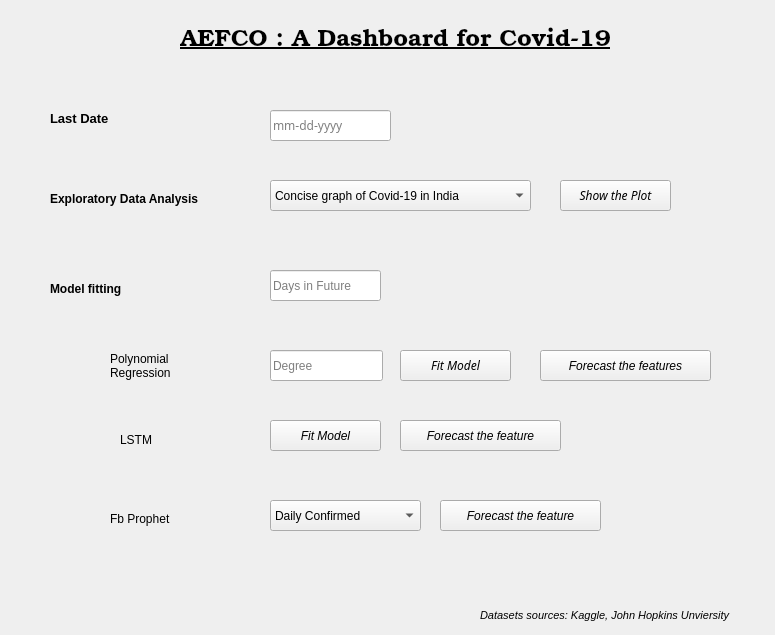
<?xml version="1.0" encoding="UTF-8"?>
<ui version="4.0">
 <class>MainWindow</class>
 <widget class="QMainWindow" name="MainWindow">
  <property name="geometry">
   <rect>
    <x>0</x>
    <y>0</y>
    <width>775</width>
    <height>635</height>
   </rect>
  </property>
  <property name="windowTitle">
   <string>Dashboard</string>
  </property>
  <property name="windowIcon">
   <iconset>
    <normaloff>../../icon.png</normaloff>../../icon.png</iconset>
  </property>
  <widget class="QWidget" name="centralwidget">
   <widget class="QLabel" name="label">
    <property name="geometry">
     <rect>
      <x>50</x>
      <y>190</y>
      <width>191</width>
      <height>17</height>
     </rect>
    </property>
    <property name="font">
     <font>
      <weight>75</weight>
      <bold>true</bold>
     </font>
    </property>
    <property name="text">
     <string>Exploratory Data Analysis</string>
    </property>
   </widget>
   <widget class="QLabel" name="label_2">
    <property name="geometry">
     <rect>
      <x>50</x>
      <y>280</y>
      <width>101</width>
      <height>17</height>
     </rect>
    </property>
    <property name="font">
     <font>
      <weight>75</weight>
      <bold>true</bold>
     </font>
    </property>
    <property name="text">
     <string>Model fitting </string>
    </property>
   </widget>
   <widget class="QLabel" name="label_4">
    <property name="geometry">
     <rect>
      <x>180</x>
      <y>20</y>
      <width>491</width>
      <height>31</height>
     </rect>
    </property>
    <property name="font">
     <font>
      <family>TeX Gyre Bonum</family>
      <pointsize>18</pointsize>
      <weight>75</weight>
      <bold>true</bold>
      <underline>true</underline>
     </font>
    </property>
    <property name="text">
     <string>AEFCO : A Dashboard for Covid-19</string>
    </property>
   </widget>
   <widget class="QLabel" name="label_6">
    <property name="geometry">
     <rect>
      <x>480</x>
      <y>600</y>
      <width>281</width>
      <height>31</height>
     </rect>
    </property>
    <property name="font">
     <font>
      <pointsize>8</pointsize>
      <italic>true</italic>
     </font>
    </property>
    <property name="text">
     <string>Datasets sources: Kaggle, John Hopkins Unviersity</string>
    </property>
   </widget>
   <widget class="QPushButton" name="pb_fit_model">
    <property name="geometry">
     <rect>
      <x>400</x>
      <y>350</y>
      <width>111</width>
      <height>31</height>
     </rect>
    </property>
    <property name="font">
     <font>
      <family>Sans Serif</family>
      <italic>true</italic>
     </font>
    </property>
    <property name="text">
     <string>Fit Model</string>
    </property>
   </widget>
   <widget class="QPushButton" name="pb_fbprophet_forecast">
    <property name="geometry">
     <rect>
      <x>440</x>
      <y>500</y>
      <width>161</width>
      <height>31</height>
     </rect>
    </property>
    <property name="font">
     <font>
      <italic>true</italic>
     </font>
    </property>
    <property name="text">
     <string>Forecast the feature</string>
    </property>
   </widget>
   <widget class="QPushButton" name="pb_arima">
    <property name="geometry">
     <rect>
      <x>270</x>
      <y>420</y>
      <width>111</width>
      <height>31</height>
     </rect>
    </property>
    <property name="font">
     <font>
      <italic>true</italic>
     </font>
    </property>
    <property name="text">
     <string>Fit Model</string>
    </property>
   </widget>
   <widget class="QPushButton" name="pb_poly_forecast">
    <property name="geometry">
     <rect>
      <x>540</x>
      <y>350</y>
      <width>171</width>
      <height>31</height>
     </rect>
    </property>
    <property name="font">
     <font>
      <italic>true</italic>
     </font>
    </property>
    <property name="text">
     <string>Forecast the features</string>
    </property>
   </widget>
   <widget class="QComboBox" name="eda_combo_box">
    <property name="geometry">
     <rect>
      <x>270</x>
      <y>180</y>
      <width>261</width>
      <height>31</height>
     </rect>
    </property>
    <item>
     <property name="text">
      <string>Concise graph of Covid-19 in India</string>
     </property>
    </item>
    <item>
     <property name="text">
      <string>Daily increase in confirmed cases</string>
     </property>
    </item>
    <item>
     <property name="text">
      <string>Daily increase in recoveries</string>
     </property>
    </item>
    <item>
     <property name="text">
      <string>Daily increase in deaths</string>
     </property>
    </item>
    <item>
     <property name="text">
      <string>Covid-19 in India over time</string>
     </property>
    </item>
    <item>
     <property name="text">
      <string>Covid-19 in World over time</string>
     </property>
    </item>
    <item>
     <property name="text">
      <string>Available hospitals and beds</string>
     </property>
    </item>
    <item>
     <property name="text">
      <string>Patients in different age groups</string>
     </property>
    </item>
    <item>
     <property name="text">
      <string>No. of tests, and their reports</string>
     </property>
    </item>
    <item>
     <property name="text">
      <string>Confirmed cases in India vs outiside</string>
     </property>
    </item>
    <item>
     <property name="text">
      <string>Confirmed cases on world map</string>
     </property>
    </item>
    <item>
     <property name="text">
      <string>No. of Deaths on world map</string>
     </property>
    </item>
    <item>
     <property name="text">
      <string>Active cases on world map</string>
     </property>
    </item>
    <item>
     <property name="text">
      <string>World gradient confirmed cases</string>
     </property>
    </item>
    <item>
     <property name="text">
      <string>World gradient number of deaths</string>
     </property>
    </item>
    <item>
     <property name="text">
      <string>Heat map of Covid-19 in world</string>
     </property>
    </item>
   </widget>
   <widget class="QLineEdit" name="_date">
    <property name="geometry">
     <rect>
      <x>270</x>
      <y>110</y>
      <width>121</width>
      <height>31</height>
     </rect>
    </property>
    <property name="font">
     <font>
      <family>Sans Serif</family>
     </font>
    </property>
    <property name="toolTip">
     <string>&lt;html&gt;&lt;head/&gt;&lt;body&gt;&lt;p&gt;&lt;br/&gt;&lt;/p&gt;&lt;/body&gt;&lt;/html&gt;</string>
    </property>
    <property name="whatsThis">
     <string>&lt;html&gt;&lt;head/&gt;&lt;body&gt;&lt;p&gt;&lt;br/&gt;&lt;/p&gt;&lt;/body&gt;&lt;/html&gt;</string>
    </property>
    <property name="placeholderText">
     <string>mm-dd-yyyy</string>
    </property>
   </widget>
   <widget class="QLabel" name="label_5">
    <property name="geometry">
     <rect>
      <x>50</x>
      <y>110</y>
      <width>81</width>
      <height>17</height>
     </rect>
    </property>
    <property name="font">
     <font>
      <pointsize>10</pointsize>
      <weight>75</weight>
      <italic>false</italic>
      <bold>true</bold>
     </font>
    </property>
    <property name="text">
     <string>Last Date</string>
    </property>
   </widget>
   <widget class="QPushButton" name="pb_eda_plot">
    <property name="geometry">
     <rect>
      <x>560</x>
      <y>180</y>
      <width>111</width>
      <height>31</height>
     </rect>
    </property>
    <property name="font">
     <font>
      <family>Sans Serif</family>
      <italic>true</italic>
     </font>
    </property>
    <property name="text">
     <string>Show the Plot</string>
    </property>
   </widget>
   <widget class="QLineEdit" name="degree">
    <property name="geometry">
     <rect>
      <x>270</x>
      <y>350</y>
      <width>113</width>
      <height>31</height>
     </rect>
    </property>
    <property name="placeholderText">
     <string>Degree</string>
    </property>
   </widget>
   <widget class="QLabel" name="label_7">
    <property name="geometry">
     <rect>
      <x>110</x>
      <y>350</y>
      <width>81</width>
      <height>31</height>
     </rect>
    </property>
    <property name="text">
     <string>Polynomial 
Regression</string>
    </property>
   </widget>
   <widget class="QLabel" name="label_8">
    <property name="geometry">
     <rect>
      <x>120</x>
      <y>430</y>
      <width>41</width>
      <height>20</height>
     </rect>
    </property>
    <property name="text">
     <string>LSTM</string>
    </property>
   </widget>
   <widget class="QLabel" name="label_9">
    <property name="geometry">
     <rect>
      <x>110</x>
      <y>510</y>
      <width>81</width>
      <height>17</height>
     </rect>
    </property>
    <property name="text">
     <string>Fb Prophet</string>
    </property>
   </widget>
   <widget class="QLineEdit" name="dif">
    <property name="geometry">
     <rect>
      <x>270</x>
      <y>270</y>
      <width>111</width>
      <height>31</height>
     </rect>
    </property>
    <property name="placeholderText">
     <string>Days in Future</string>
    </property>
   </widget>
   <widget class="QComboBox" name="Fbprophet_features">
    <property name="geometry">
     <rect>
      <x>270</x>
      <y>500</y>
      <width>151</width>
      <height>31</height>
     </rect>
    </property>
    <item>
     <property name="text">
      <string>Daily Confirmed</string>
     </property>
    </item>
    <item>
     <property name="text">
      <string>Daily Recovered</string>
     </property>
    </item>
    <item>
     <property name="text">
      <string>Daily Deaths</string>
     </property>
    </item>
   </widget>
   <widget class="QPushButton" name="pb_lstm">
    <property name="geometry">
     <rect>
      <x>400</x>
      <y>420</y>
      <width>161</width>
      <height>31</height>
     </rect>
    </property>
    <property name="font">
     <font>
      <italic>true</italic>
     </font>
    </property>
    <property name="text">
     <string>Forecast the feature</string>
    </property>
   </widget>
  </widget>
 </widget>
 <resources>
  <include location="../../back.qrc"/>
 </resources>
 <connections/>
</ui>
